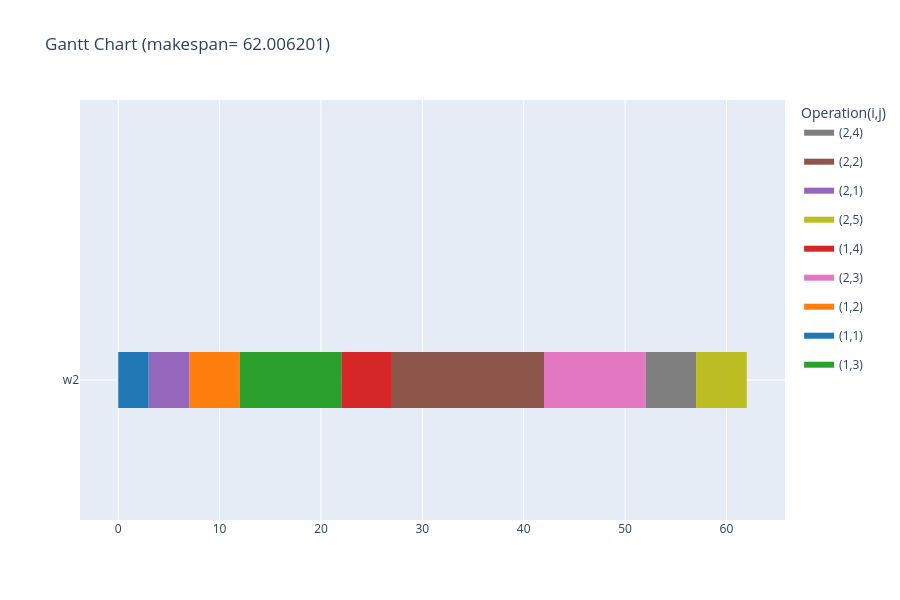

The notebook cell this image was saved under:
### Code cell
gantt_chart(s, instance, color=1, render="notebook", separate_little=True)

### Figure 1 — Plotly figure (JSON) as saved in the notebook; plotly's stock layout.template omitted (floating-point values rounded to 4 significant figures)
{"data": [{"fill": "toself", "fillcolor": "rgb(127, 127, 127)", "hoverinfo": "name", "legendgroup": "rgb(127, 127, 127)", "mode": "none", "name": "(2,4)", "showlegend": true, "type": "scatter", "x": [52, 57, 57, 52], "y": [-0.2, -0.2, 0.2, 0.2]}, {"fill": "toself", "fillcolor": "rgb(140, 86, 75)", "hoverinfo": "name", "legendgroup": "rgb(140, 86, 75)", "mode": "none", "name": "(2,2)", "showlegend": true, "type": "scatter", "x": [27, 42, 42, 27], "y": [-0.2, -0.2, 0.2, 0.2]}, {"fill": "toself", "fillcolor": "rgb(148, 103, 189)", "hoverinfo": "name", "legendgroup": "rgb(148, 103, 189)", "mode": "none", "name": "(2,1)", "showlegend": true, "type": "scatter", "x": [3, 7, 7, 3], "y": [-0.2, -0.2, 0.2, 0.2]}, {"fill": "toself", "fillcolor": "rgb(188, 189, 34)", "hoverinfo": "name", "legendgroup": "rgb(188, 189, 34)", "mode": "none", "name": "(2,5)", "showlegend": true, "type": "scatter", "x": [57, 62, 62, 57], "y": [-0.2, -0.2, 0.2, 0.2]}, {"fill": "toself", "fillcolor": "rgb(214, 39, 40)", "hoverinfo": "name", "legendgroup": "rgb(214, 39, 40)", "mode": "none", "name": "(1,4)", "showlegend": true, "type": "scatter", "x": [22, 27, 27, 22], "y": [-0.2, -0.2, 0.2, 0.2]}, {"fill": "toself", "fillcolor": "rgb(227, 119, 194)", "hoverinfo": "name", "legendgroup": "rgb(227, 119, 194)", "mode": "none", "name": "(2,3)", "showlegend": true, "type": "scatter", "x": [42, 52, 52, 42], "y": [-0.2, -0.2, 0.2, 0.2]}, {"fill": "toself", "fillcolor": "rgb(255, 127, 14)", "hoverinfo": "name", "legendgroup": "rgb(255, 127, 14)", "mode": "none", "name": "(1,2)", "showlegend": true, "type": "scatter", "x": [7, 12, 12, 7], "y": [-0.2, -0.2, 0.2, 0.2]}, {"fill": "toself", "fillcolor": "rgb(31, 119, 180)", "hoverinfo": "name", "legendgroup": "rgb(31, 119, 180)", "mode": "none", "name": "(1,1)", "showlegend": true, "type": "scatter", "x": [0, 3, 3, 0], "y": [-0.2, -0.2, 0.2, 0.2]}, {"fill": "toself", "fillcolor": "rgb(44, 160, 44)", "hoverinfo": "name", "legendgroup": "rgb(44, 160, 44)", "mode": "none", "name": "(1,3)", "showlegend": true, "type": "scatter", "x": [12, 22, 22, 12], "y": [-0.2, -0.2, 0.2, 0.2]}, {"legendgroup": "rgb(127, 127, 127)", "marker": {"color": "rgb(127, 127, 127)", "opacity": 0, "size": 1}, "mode": "markers", "name": "", "showlegend": false, "text": [null, null], "type": "scatter", "x": [52, 57], "y": [0, 0]}, {"legendgroup": "rgb(140, 86, 75)", "marker": {"color": "rgb(140, 86, 75)", "opacity": 0, "size": 1}, "mode": "markers", "name": "", "showlegend": false, "text": [null, null], "type": "scatter", "x": [27, 42], "y": [0, 0]}, {"legendgroup": "rgb(148, 103, 189)", "marker": {"color": "rgb(148, 103, 189)", "opacity": 0, "size": 1}, "mode": "markers", "name": "", "showlegend": false, "text": [null, null], "type": "scatter", "x": [3, 7], "y": [0, 0]}, {"legendgroup": "rgb(188, 189, 34)", "marker": {"color": "rgb(188, 189, 34)", "opacity": 0, "size": 1}, "mode": "markers", "name": "", "showlegend": false, "text": [null, null], "type": "scatter", "x": [57, 62], "y": [0, 0]}, {"legendgroup": "rgb(214, 39, 40)", "marker": {"color": "rgb(214, 39, 40)", "opacity": 0, "size": 1}, "mode": "markers", "name": "", "showlegend": false, "text": [null, null], "type": "scatter", "x": [22, 27], "y": [0, 0]}, {"legendgroup": "rgb(227, 119, 194)", "marker": {"color": "rgb(227, 119, 194)", "opacity": 0, "size": 1}, "mode": "markers", "name": "", "showlegend": false, "text": [null, null], "type": "scatter", "x": [42, 52], "y": [0, 0]}, {"legendgroup": "rgb(255, 127, 14)", "marker": {"color": "rgb(255, 127, 14)", "opacity": 0, "size": 1}, "mode": "markers", "name": "", "showlegend": false, "text": [null, null], "type": "scatter", "x": [7, 12], "y": [0, 0]}, {"legendgroup": "rgb(31, 119, 180)", "marker": {"color": "rgb(31, 119, 180)", "opacity": 0, "size": 1}, "mode": "markers", "name": "", "showlegend": false, "text": [null, null], "type": "scatter", "x": [0, 3], "y": [0, 0]}, {"legendgroup": "rgb(44, 160, 44)", "marker": {"color": "rgb(44, 160, 44)", "opacity": 0, "size": 1}, "mode": "markers", "name": "", "showlegend": false, "text": [null, null], "type": "scatter", "x": [12, 22], "y": [0, 0]}], "layout": {"height": 600, "hovermode": "closest", "legend": {"title": {"text": "Operation(i,j)"}}, "showlegend": true, "title": {"text": "Gantt Chart (makespan= 62.006201)"}, "xaxis": {"rangeselector": {"buttons": [{"count": 7, "label": "1w", "step": "day", "stepmode": "backward"}, {"count": 1, "label": "1m", "step": "month", "stepmode": "backward"}, {"count": 6, "label": "6m", "step": "month", "stepmode": "backward"}, {"count": 1, "label": "YTD", "step": "year", "stepmode": "todate"}, {"count": 1, "label": "1y", "step": "year", "stepmode": "backward"}, {"step": "all"}]}, "showgrid": true, "type": "linear", "zeroline": false}, "yaxis": {"autorange": false, "range": [-1, 2], "showgrid": true, "ticktext": ["w2"], "tickvals": [0], "zeroline": false}}}
